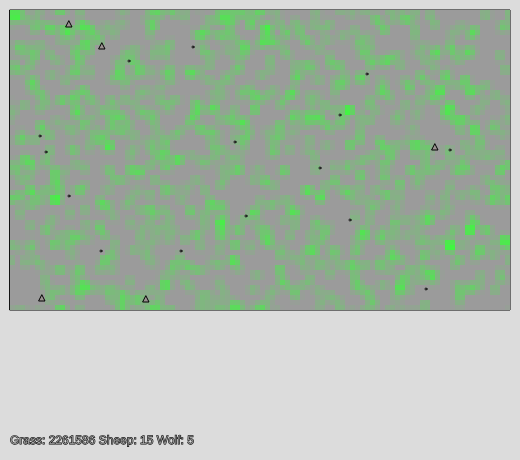
Frame 1 (no input)
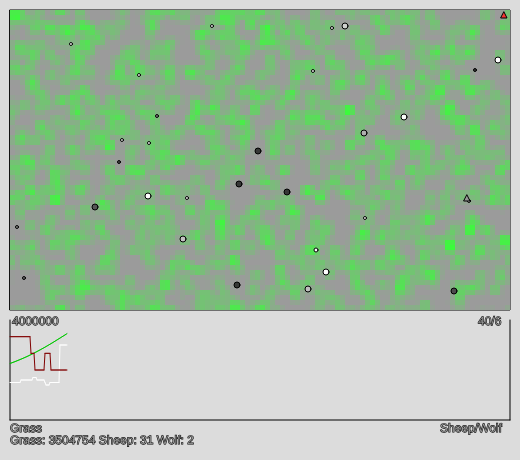
Frame 60 (no input)
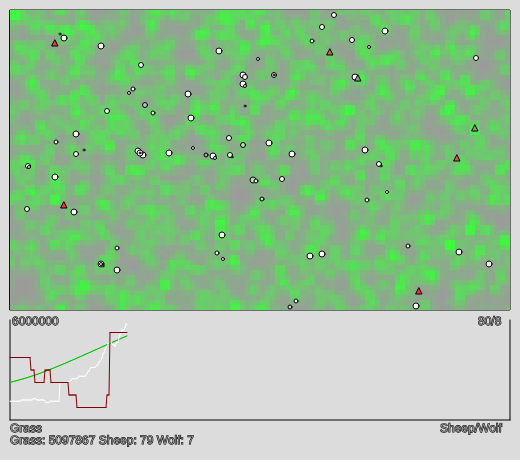
Frame 120 (the mouse pressed at the canvas centre since frame 60)

The p5.js sketch that drew these frames (run headless with seeded random() and noise() and a simulated clock; from frame 60 on, the mouse is pressed at the canvas centre):

// p5.js sketch
// ── sketch.js
// game of life
const UV_WIDE = 500;
const UV_HIGH = 300; // the size of universe
const FIG_HIGH = 100;
const FIG_RANGE = UV_WIDE;
const UV_OFFSET = 10;

const fgL = UV_OFFSET; // figure area.
const fgT = UV_HIGH + 2 * UV_OFFSET;
const fgB = fgT + FIG_HIGH;
const fgR = fgL + FIG_RANGE;

const GRASS_MAX = 100; // the maximum value of grass in a point.
const GRASS_GROW_RATE = 5; // the higher, the higher chance to graw 100 means 100%
const GRASS_SEED_NUM = 1000;
const GRASS_SEED_RANGE = 5;
const GRASS_SEED_LEVEL = 30;
const DRAW_GRASS_SIZE = 5; // EVERY SQUARE WILL BE 10 * 10 IF IT IS 10
const MID_COLOR = 155;

const MAX_SHEEP_DENSITY = 0.01; // every piexl can have 0.01 sheep
const INIT_SHEEP_NUM = 15; // the initial sheep num
const INIT_SHEEP_GEN = 50; // sheep appear after 50 generation.
const SHEEP_CHANGE_DIR_RATE = 5; // how likely a sheep will change moving direction
const SHEEP_EAT_VOL = 50;
const SHEEP_BORN_RATE = 5;
const SHEEP_LIFE = 100;
const SHEEP_DIE_RATE = 20;
const SHEEP_SPEED = 2;

const MAX_WOLF_DENSITY = 0.001; // every piexl can have 0.001 WOLF
const WOLF_HUNGARY = 80; // helth less than it start to find sheep and eat.
const WOLF_HUNGARY_SPEED = 5; // helth reduce for every round without eating
const WOLF_SPEED = 5;
const WOLF_BORN_RATE = 1;
const WOLF_EATEN_DISTANCE = 3; // how far a wolf can eat.
const WOLF_SEARCH_DISTANCE = 50; // how far a wolf can search.
const WOLF_DIE_RATE = 10;
const INIT_WOLF_NUM = 5; // the initial WOLF num
const INIT_WOLF_GEN = 100; // WOLF appear after 100 generation.

const grass = [];
let sheep = [];
let wolf = [];
let grassTotal;
let generation;
const history = [];

class Animal {
  constructor(x, y) {
    this.x = x;
    this.y = y;
    this.age = 0;
    this.health = 100;
    this.direction = randNum(4);
    this.alive = true;
  }
  isAlive() {
    return this.alive;
  }
  getX() {
    return this.x;
  }
  getY() {
    return this.y;
  }
  getHealth() {
    return this.health;
  }
  getAge() {
    return this.age;
  }
  setX(x) {
    this.x = x;
  }
  setY(y) {
    this.y = y;
  }
  grow() {
    this.age++;
  }
}

class Wolf extends Animal {
  constructor(x, y) {
    super(x, y);
  }
  eat() {
    this.health -= WOLF_HUNGARY_SPEED;
    if (this.health < 0) this.health = 0;
    //    if(this.health>WOLF_HUNGARY) return; // no need to eat
    const sp = sheep.find(
      (sp) =>
        Math.abs(sp.getX() - this.x) <= WOLF_EATEN_DISTANCE &&
        Math.abs(sp.getY() - this.y) <= WOLF_EATEN_DISTANCE
    );
    if (!sp) return; // nothing to eat.
    sp.eaten();
    this.health = 100;
  }
  born() {
    if (this.age < 20 || this.health < WOLF_HUNGARY) return;
    if (randNum() < WOLF_BORN_RATE) {
      const wf = new Wolf(getColNum(this.x + 2), getRowNum(this.y + 2));
      wolf.push(wf);
    }
  }
  die() {
    if (this.health <= 0) {
      if (randNum() < WOLF_DIE_RATE) {
        this.alive = false;
      }
    }
  }
  moveAround() {
    switch (this.direction) {
      case 0:
        this.x = getColNum(this.x + WOLF_SPEED);
        break;
      case 1:
        this.x = getColNum(this.x - WOLF_SPEED);
        break;
      case 2:
        this.y = getRowNum(this.y + WOLF_SPEED);
        break;
      case 3:
        this.y = getRowNum(this.y - WOLF_SPEED);
        break;
    }
    if (this.health < WOLF_HUNGARY) {
      const sp = sheep.find(
        (sp) =>
          Math.abs(sp.getX() - this.x) <= WOLF_SEARCH_DISTANCE &&
          Math.abs(sp.getY() - this.y) <= WOLF_SEARCH_DISTANCE
      );
      if (!sp) return; // find nothing.

      const xdiff = sp.getX() - this.x;
      const ydiff = sp.getY() - this.y;
      if (Math.abs(xdiff) > Math.abs(ydiff)) {
        if (xdiff > 0) this.direction = 0;
        else this.direction = 1;
      } else {
        if (ydiff > 0) this.direction = 2;
        else this.direction = 3;
      }
    }
  }
}

class Sheep extends Animal {
  constructor(x, y) {
    super(x, y);
  }
  eat() {
    const x = this.x;
    const y = this.y;
    const searchArea = [
      [getColNum(x + 1), y],
      [getColNum(x - 1), y],
      [x, getRowNum(y + 1)],
      [x, getRowNum(y - 1)],
      [x, y],
    ];
    let needfood = SHEEP_EAT_VOL;
    while (needfood > 0 && searchArea.length > 0) {
      const [xx, yy] = searchArea.pop();
      let food = grass[yy][xx];
      if (food > needfood) {
        food -= needfood;
        needfood = 0;
      } else {
        needfood -= food;
        food = 0;
      }
      grass[yy][xx] = food;
    }
    if (needfood > 0) {
      this.health -= needfood / 5;
      if (this.health < 0) this.health = 0;
    } else {
      this.health += 10;
      if (this.health > 100) this.health = 100;
    }
  }
  eaten() {
    this.alive = false;
  }

  born() {
    if (this.age < 10 || this.health < 100) return;
    if (randNum() < SHEEP_BORN_RATE) {
      const sp = new Sheep(getColNum(this.x + 2), getRowNum(this.y + 2));
      sheep.push(sp);
    }
  }
  die() {
    if (this.age > SHEEP_LIFE || this.healty == 0) {
      if (randNum() < SHEEP_DIE_RATE) this.alive = false;
    }
  }
  moveAround() {
    switch (this.direction) {
      case 0:
        this.x = getColNum(this.x + SHEEP_SPEED);
        break;
      case 1:
        this.x = getColNum(this.x - SHEEP_SPEED);
        break;
      case 2:
        this.y = getRowNum(this.y + SHEEP_SPEED);
        break;
      case 3:
        this.y = getRowNum(this.y - SHEEP_SPEED);
        break;
    }
    if (randNum() < SHEEP_CHANGE_DIR_RATE) this.direction = randNum(4);
  }
}

const initSheep = () => {
  for (let i = 0; i < INIT_SHEEP_NUM; ++i) {
    let sp = new Sheep(randNum(UV_WIDE), randNum(UV_HIGH));
    sheep.push(sp);
  }
};
const initWolf = () => {
  for (let i = 0; i < INIT_WOLF_NUM; ++i) {
    let wf = new Wolf(randNum(UV_WIDE), randNum(UV_HIGH));
    wolf.push(wf);
  }
};

const initGrass = () => {
  for (let i = 0; i < UV_HIGH; ++i) {
    grass.push(new Array(UV_WIDE));
  }

  for (let x = 0; x < UV_WIDE; ++x) {
    for (let y = 0; y < UV_HIGH; ++y) {
      grass[y][x] = 0;
    }
  }

  for (let i = 0; i < GRASS_SEED_NUM; ++i) {
    grassSeed(
      randNum(UV_WIDE),
      randNum(UV_HIGH),
      GRASS_SEED_RANGE,
      GRASS_SEED_LEVEL
    );
  }
};

const randNum = (n = 100) => {
  return Math.floor(random() * n);
};
const getRowNum = (x) => {
  return (x + UV_HIGH) % UV_HIGH;
};
const getColNum = (x) => {
  return (x + UV_WIDE) % UV_WIDE;
};
const grassSeed = (x, y, r, l) => {
  // x, y position, r: range, l: level
  for (let i = x - r; i < x + r; ++i) {
    for (let j = y - r; j < y + r; ++j) {
      grass[getRowNum(j)][getColNum(i)] =
        grass[getRowNum(j)][getColNum(i)] +
          Math.round(0.5 * l + (random() * l) / 2) ||
        Math.round(0.5 * l + (random() * l) / 2);
      if (grass[getRowNum(j)][getColNum(i)] > GRASS_MAX)
        grass[getRowNum(j)][getColNum(i)] = GRASS_MAX;
    }
  }
};
function setup() {
  createCanvas(UV_WIDE + UV_OFFSET * 2, UV_HIGH + FIG_HIGH + UV_OFFSET * 6);
  initSheep();
  initWolf();
  initGrass();
  generation = 0;
}
function drawBoard() {
  fill(MID_COLOR);
  rect(10, 10, UV_WIDE, UV_HIGH);
}
function grassGrow() {
  for (let x = 0; x < UV_WIDE; ++x) {
    for (let y = 0; y < UV_HIGH; ++y) {
      if (grass[y][x] > 0 && randNum() < GRASS_GROW_RATE) {
        grass[y][getColNum(x + 1)]++;
        grass[y][getColNum(x - 1)]++;
        grass[getRowNum(y + 1)][x]++;
        grass[getRowNum(y - 1)][x]++;
      }
      if (grass[y][x] > GRASS_MAX) grass[y][x] = GRASS_MAX;
    }
  }
}

function drawGrass() {
  const row = UV_HIGH / DRAW_GRASS_SIZE;
  const col = UV_WIDE / DRAW_GRASS_SIZE;
  push();
  noStroke();
  for (let r = 0; r < row; ++r) {
    for (c = 0; c < col; ++c) {
      let gt = 0;
      for (let x = c * DRAW_GRASS_SIZE; x < (c + 1) * DRAW_GRASS_SIZE; ++x) {
        for (let y = r * DRAW_GRASS_SIZE; y < (r + 1) * DRAW_GRASS_SIZE; ++y) {
          gt += grass[y][x];
        }
      }
      gt = Math.floor(gt / (DRAW_GRASS_SIZE * DRAW_GRASS_SIZE));
      fill(MID_COLOR - gt, MID_COLOR + gt, MID_COLOR - gt);
      square(
        UV_OFFSET + c * DRAW_GRASS_SIZE,
        UV_OFFSET + r * DRAW_GRASS_SIZE,
        DRAW_GRASS_SIZE
      );
    }
  }
  pop();
}
function calStat() {
  grassTotal = grass.reduce((ret, r) => r.reduce((res, c) => res + c, ret), 0);
  let pregrass = 0;
  if (history.length > 0) {
    pregrass = history[history.length - 1]["grassTotal"];
  }
  history.push({
    generation,
    grassTotal,
    grassGrow: grassTotal - pregrass,
    sheepNum: sheep.length,
    wolfNum: wolf.length,
  });
  generation++;
}
function drawSheep(sp) {
  push();
  const age = sp.getAge();
  let d = 2;
  if (age > 5) d = 3;
  if (age > 10) d = 4;
  if (age > 20) d = 5;
  if (age > 30) d = 6;
  const health = sp.getHealth();
  let c = 55 + health * 2;
  fill(c);
  stroke(0);
  circle(sp.getX() + UV_OFFSET, sp.getY() + UV_OFFSET, d);
  pop();
}

function drawWolf(wf) {
  push();
  const health = wf.getHealth();
  const x = wf.getX() + UV_OFFSET;
  const y = wf.getY() + UV_OFFSET;
  let mid = 150;
  fill(mid + 100 - health, mid + health - 100, mid + health - 100);
  stroke(0);

  triangle(x - 3, y + 2, x + 3, y + 2, x, y - 4);
  pop();
}

function runWolf(wf) {
  wf.moveAround();
  wf.eat();
  wf.grow();
  if (wolf.length < MAX_WOLF_DENSITY * UV_HIGH * UV_WIDE) wf.born();
  wf.die();
}

function runSheep(sp) {
  sp.moveAround();
  sp.eat();
  sp.grow();
  if (sheep.length < MAX_SHEEP_DENSITY * UV_HIGH * UV_WIDE)
    // not no many sheep
    sp.born();
  sp.die();
}
function drawWolfs() {
  wolf = wolf.filter((wf) => wf.isAlive());
  wolf.forEach((wf) => {
    runWolf(wf);
    drawWolf(wf);
  });
}

function drawSheeps() {
  sheep = sheep.filter((sp) => sp.isAlive());
  sheep.forEach((sp) => {
    runSheep(sp);
    drawSheep(sp);
  });
}
function getFigTop(n) {
  let div = 1;
  let test = n;
  while (test > 10) {
    div *= 10;
    test /= 10;
  }
  return (Math.floor(n / div) + 1) * div;
}
function getFigY(v, t) {
  const fgT = UV_HIGH + 2 * UV_OFFSET;
  const fgB = fgT + FIG_HIGH;
  return lerp(fgB, fgT, v / t);
}
function drawFig() {
  if (history.length < 3) return;
  let start, end;
  if (generation > FIG_RANGE) {
    start = generation - FIG_RANGE;
    end = generation;
  } else {
    start = 0;
    end = generation;
  }

  const drawCurve = (nm, st, end, Top, col) => {
    stroke(col[0], col[1], col[2]);
    let s = history[st][nm];
    let y0 = getFigY(s, Top);
    let x0 = fgL;
    for (let i = st + 1; i < end - 1; ++i) {
      const y1 = getFigY(history[i][nm], Top);
      line(x0, y0, x0 + 1, y1);
      x0++;
      y0 = y1;
    }
  };
  const [gM, sM, wM] = history.reduce(
    (ret, cur, idx) => {
      if (idx < start) return ret;
      if (cur.grassTotal > ret[0]) ret[0] = cur.grassTotal;
      if (cur.sheepNum > ret[1]) ret[1] = cur.sheepNum;
      if (cur.wolfNum > ret[2]) ret[2] = cur.wolfNum;
      return ret;
    },
    [0, 0, 0]
  );

  const gT = getFigTop(gM);
  const sT = getFigTop(sM);
  const wT = getFigTop(wM);

  push();
  stroke(0);
  text("Grass", fgL, fgB + UV_OFFSET + 2);
  text("Sheep/Wolf", fgR - 70, fgB + UV_OFFSET + 2);
  text("" + gT, fgL + 2, fgT + 5);
  const str = "" + sT + "/" + wT;
  text(str, fgR - str.length * 8, fgT + 5);
  line(fgL, fgT, fgL, fgB);
  line(fgL, fgB, fgR, fgB);
  line(fgR, fgT, fgR, fgB);
  drawCurve("grassTotal", start, end, gT, [0, 200, 0]);
  drawCurve("sheepNum", start, end, sT, [255, 255, 255]);
  drawCurve("wolfNum", start, end, wT, [128, 0, 0]);
  pop();
}
function drawInfo() {
  const info = history[history.length - 1];

  push();
  stroke(0);
  text(
    "Grass: " +
      info.grassTotal +
      " Sheep: " +
      info.sheepNum +
      " Wolf: " +
      info.wolfNum,
    fgL,
    fgB + UV_OFFSET * 2 + 4
  );
  pop();
}
function draw() {
  const t0 = Date.now();
  background(220);
  drawBoard();
  drawFig();
  const t01 = Date.now();

  grassGrow();
  const t02 = Date.now();

  // if (drawGrassCounter <= 0) {
  drawGrass();
  //   drawGrassCounter = DRAW_GRASS_CYCLE;
  // }
  // drawGrassCounter--;

  const t1 = Date.now();
  drawSheeps();
  const t2 = Date.now();

  drawWolfs();
  const t3 = Date.now();

  calStat();
  if (generation === INIT_SHEEP_GEN) initSheep();
  if (generation === INIT_WOLF_GEN) initWolf();
  drawInfo();
  const t4 = Date.now();
  // console.log(
  //   "o:",
  //   t01 - t0,
  //   "gg:",
  //   t02 - t01,
  //   "dg:",
  //   t1 - t02,
  //   "s:",
  //   t2 - t1,
  //   "w:",
  //   t3 - t2,
  //   "c:",
  //   t4 - t3
  // );
  // console.log(history[history.length - 1]);
}
